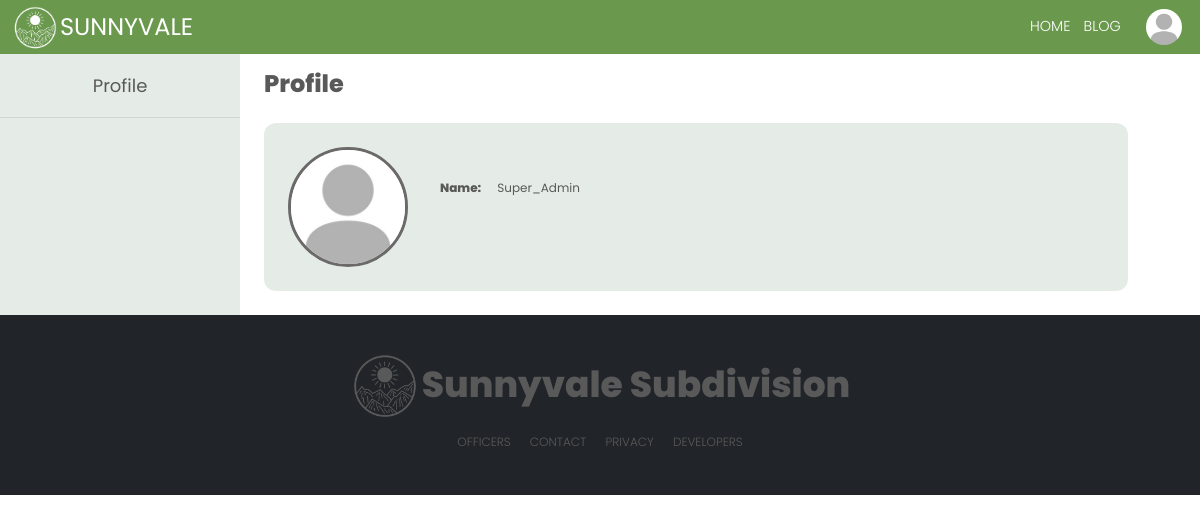
The app's page /modules/memberPanel.php (signed in) with its own data.
### tables this page shows
CREATE TABLE IF NOT EXISTS `user` (
  `user_id` int(11) NOT NULL AUTO_INCREMENT,
  `user_homeowner_id` int(11) DEFAULT NULL,
  `user_tenant_id` int(11) DEFAULT NULL,
  `full_name` varchar(50) NOT NULL,
  `user_type` varchar(15) NOT NULL,
  `password` varchar(30) NOT NULL,
  `email_address` varchar(40) DEFAULT NULL,
  `account_status` varchar(15) NOT NULL,
  `verification_code` varchar(6) DEFAULT NULL,
  `email_verified_at` datetime DEFAULT NULL,
  PRIMARY KEY (`user_id`)
);

CREATE TABLE IF NOT EXISTS `homeowner_profile` (
  `homeowner_id` int(11) NOT NULL AUTO_INCREMENT,
  `last_name` varchar(100) NOT NULL,
  `first_name` varchar(100) NOT NULL,
  `middle_name` varchar(100) DEFAULT NULL,
  `suffix` varchar(100) DEFAULT NULL,
  `sex` varchar(100) NOT NULL,
  `street` varchar(255) NOT NULL,
  `subdivision` varchar(255) NOT NULL,
  `barangay` varchar(50) NOT NULL,
  `business_address` varchar(255) DEFAULT NULL,
  `occupation` varchar(100) DEFAULT NULL,
  `email_address` varchar(100) NOT NULL,
  `birthdate` date DEFAULT NULL,
  `mobile_number` varchar(20) DEFAULT NULL,
  `employer` varchar(100) DEFAULT NULL,
  `vehicle_registration` varchar(20) DEFAULT NULL,
  `display_picture` varchar(255) NOT NULL,
  PRIMARY KEY (`homeowner_id`)
);

### modules/memberPanel.php (the view, shortened to what this page needs)
<?php
require '../marginals/topbar.php';
if ($_SESSION['user_type'] == 'Tenant') {
  $result = $con->query("SELECT * FROM user, tenant  WHERE user_id = " . $user_id = $_SESSION['user_id'] . "  AND user.full_name = tenant.full_name") or die($mysqli->error);
  $row = $result->fetch_assoc();
  $user_type = $row['user_type'];
} else {
  $result = $con->query("SELECT * FROM user, homeowner_profile  WHERE user_id = " . $user_id = $_SESSION['user_id'] . "  AND full_name = CONCAT(first_name, ' ', last_name)") or die($mysqli->error);
  $row = $result->fetch_assoc();
  $user_type = $row['user_type'];
}
?>
<!DOCTYPE html>
<html lang="en">
<head>
  <link rel="stylesheet" href="https://cdnjs.cloudflare.com/ajax/libs/font-awesome/6.2.0/css/all.min.css" />
</head>
<body>
  <div class="member">
    <div class="sideBar">
      <?php require '../marginals/sidebarMemberPanel.php'; ?>
    </div>
    <div class="memberPanel">
      <div class="profileMem" id="profile">
        <label class='lblProfile'><?php
                                  if ($user_type == 'Homeowner') {
                                    echo "Member Profile";
                                  } else if ($user_type == 'Tenant') {
                                    echo "Tenant Profile";
                                  } else {
                                    echo "Profile";
                                  }
                                  ?></label>
        <div class="profileForm">
          <div class="profileImg">
            <img <?php
                  $imageURL = '../media/displayPhotos/' . $row['display_picture'];
                  ?> src="<?= $imageURL ?>" />
            <label class="lblUpload" data-bs-toggle="modal" data-bs-target="#staticBackdrop">Upload Photo</label>
          </div>
          <table class="table tblProfile">
            <tbody>
              <tr>
                <td class="lbl">Name:</td>
                <td class="data"><?php
                                  if ($user_type == 'Homeowner') {
                                    if ($row['suffix'] == "N/A") {
                                      echo $row['first_name'] . " " . $row['middle_name']  . " " . $row['last_name'];
                                    } else {
                                      echo $row['first_name'] . " " . $row['middle_name']  . " " . $row['last_name'] . " " . $row['suffix'];
                                    }
                                  } else if ($user_type == 'Tenant') {
                                    echo $row['full_name'];
                                  } else {
                                    echo $row['first_name'];
                                  };
                                  ?></td>
                <td class="editBtn">
                </td>
              </tr>
            </tbody>
          </table>
        </div>
      </div>
    </div>
  </div>
  <?php
  require '../marginals/footer2.php'
  ?>
</body>
</html>

### marginals/topbar.php (shortened to what this page needs)
<?php
include "../process.php";
if ($_SESSION['user_type'] == 'Tenant') {
  $result = $con->query("SELECT * FROM user, tenant WHERE user_id = " . $user_id = $_SESSION['user_id'] . "  AND user.full_name = tenant.full_name") or die($mysqli->error);
  $result1 = $con->query("SELECT * FROM user, tenant WHERE user_id = " . $user_id = $_SESSION['user_id'] . "  AND user.full_name = tenant.full_name")  or die($mysqli->error);
  $row1 = $result1->fetch_assoc();
  $homeowner_id_profile = $row1['user_homeowner_id'];
  $fullname_monthlyDues = $row1['full_name'];
  $user_type = $row1['user_type'];
  $resultSubdivision = $con->query("SELECT * FROM user, tenant, homeowner_profile WHERE user_id = " . $user_id = $_SESSION['user_id'] . " AND user.full_name = tenant.full_name AND homeowner_profile.homeowner_id = tenant.homeowner_id") or die($mysqli->error);
  $rowSubdivision = $resultSubdivision->fetch_assoc();
  $subdivision_name1 = $rowSubdivision['subdivision'];
  $resultComplainee = $con->query("SELECT * FROM homeowner_profile WHERE subdivision ='$subdivision_name1' AND homeowner_id != '$homeowner_id_profile' ORDER BY first_name");
} else {
  $result = $con->query("SELECT * FROM user, homeowner_profile  WHERE user_id = " . $user_id = $_SESSION['user_id'] . "  AND full_name = CONCAT(first_name, ' ', last_name)") or die($mysqli->error);
  $result1 = $con->query("SELECT * FROM user, homeowner_profile  WHERE user_id = " . $user_id = $_SESSION['user_id'] . "  AND full_name = CONCAT(first_name, ' ', last_name)") or die($mysqli->error);
  $row1 = $result1->fetch_assoc();
  $user_type = $row1['user_type'];
}
?>
<!DOCTYPE html>
<html lang="en">
<head>
  <link href="https://cdn.jsdelivr.net/npm/bootstrap@5.0.2/dist/css/bootstrap.min.css" rel="stylesheet">
</head>
<body>
  <div class='navigation'>
    <div class="topLeft">
      <img src="..\img\logoSV.png" alt="" />
      <i class="topIcon">SUNNYVALE</i>
    </div>
    <form class="topbarNav" method="post">
      <div class="topCenter">
        <ul class="topList">
          <li data-bs-toggle="modal" data-bs-target="#confirmLogout" onclick="location.href='#confirmLogout'" class="topListItem1">HOME</li>
          <?php
          if ($user_type != 'Guard') {
          ?>
            <li onclick="location.href='../modules/blogHome.php'" class="topListItem1"> BLOG</li>
          <?php
          }
          ?>
      </div>
      <div class="topRight">
        <div class='menu-trigger'>
          <div class="btn-group dropleft">
            <button type="button" class="dropdownIMG" data-toggle="dropdown" aria-haspopup="true" aria-expanded="false">
              <img class="topImg1" <?php
                                    $row = $result->fetch_assoc();
                                    $imageURL = '../media/displayPhotos/' . $row['display_picture'];
                                    ?> src="<?= $imageURL ?>" alt="" />
            </button>
          </div>
        </div>
      </div>
    </form>
  </div>
</body>
</html>

### marginals/topbar.php (style rules this page uses)
.topbarNav { display: flex; gap: 1vw; align-items: center; }
.navigation { margin-top: 0; margin-bottom: 0; padding: 0; width: 100%; height: 4.5vw; background-color: rgba(106, 153, 78); position: sticky; top: 0; display: flex; align-items: center; font-family: "Poppins", sans-serif; z-index: 999; backdrop-filter: blur(5px); }
.topLeft { max-height: 4.5vw; margin-top: 0; flex: 3; display: flex; align-items: center; justify-content: flex-start; margin-left: 1vw; }
.topLeft img { max-height: 4vw; }
.topRight { max-height: 4.5vw; flex: 3; display: flex; align-items: center; justify-content: flex-end; margin-right: 1vw; }
.topCenter { flex: 60; }
.topIcon { font-size: 2vw; margin-right: 10px; color: white; font-family: "Poppins", sans-serif; font-style: normal; cursor: pointer; }
.menu-trigger { display: flex; max-height: 4.5vw; }
.topImg1 { max-height: 3vw; max-width: 3vw; width: 3vw; height: 3vw; border-radius: 50%; object-fit: cover; cursor: pointer; }
.topList { display: flex; justify-content: flex-end; margin: 0; padding: 0; list-style: none; color: white; }
.topListItem1 { color: white; padding: 0.5vw; margin-right: 0.1vw; font-size: 1.2vw; font-weight: 300; cursor: pointer; }
.dropdownIMG { background-color: rgb(89, 89, 89, 0); border: none !important; }

### modules/memberPanel.php (style rules this page uses)
* { margin: 0; }
.member { display: flex; }
.sideBar { background-color: rgb(248, 245, 227); flex: 2; color: black; }
.memberPanel { flex: 8; width: 100%; overflow-x: hidden; }
.profileForm img { z-index: -1; width: 10vw; height: 10vw; border-radius: 50%; object-fit: cover; border: 0.3vw solid rgb(107, 105, 105); }
.profileForm { display: flex; background-color: rgb(170, 192, 175, 0.3); width: 90%; padding: 2vw; margin: 2vw; border-radius: 1vw; }
.tblProfile { color: rgb(89, 89, 89); margin: 0; margin-left: 2vw; font-family: "Poppins", sans-serif; }
td, th { color: rgb(89, 89, 89); font-size: 1.2vw; border-style: none !important; text-align: left; width: min-content; }
.lbl { font-weight: 800; width: 1%; white-space: nowrap; }
.editBtn { border: 1px solid red; width: vw; cursor: pointer; text-align: right; }
th, td { padding: 0.8vw; border: 1px solid lightgray; }
.table { margin-top: 1vw; margin-bottom: 2vw; overflow-y: scroll; align-items: center; justify-self: center; margin: 2vw; max-width: 95%; }
.lblProfile { font-size: 2vw; font-family: "Poppins", sans-serif; margin-top: 1vw; margin-left: 2vw; margin-bottom: -2vw; padding: 0; color: rgb(89, 89, 89); font-weight: 800; }
.tblForm th, td { font-size: 1vw; padding: 1vw; }
.profileImg { width: 10vw; height: 10vw; border-radius: 50%; }
.lblUpload { display: none; border-radius: 50%; display: flex; gap: 1vw; height: 10vw; width: 10vw; border: none; font-family: 'Poppins', sans-serif; color: rgba(0, 0, 0, 0); bottom: 10vw; font-size: 1vw; justify-content: center; align-items: center; position: relative; cursor: pointer; }

### marginals/sidebarMemberPanel.php (style rules this page uses)
* { margin: 0; font-family: 'Poppins', sans-serif; }
.tblForm th, td { font-size: 1vw; padding: 1vw; }
.sideBar { background-color: rgb(170, 192, 175, 0.3); flex: 2; color: black; }

### records on screen
user: homeowner_profile.display_picture (placeholder picture), homeowner_profile.first_name "Super_Admin"
